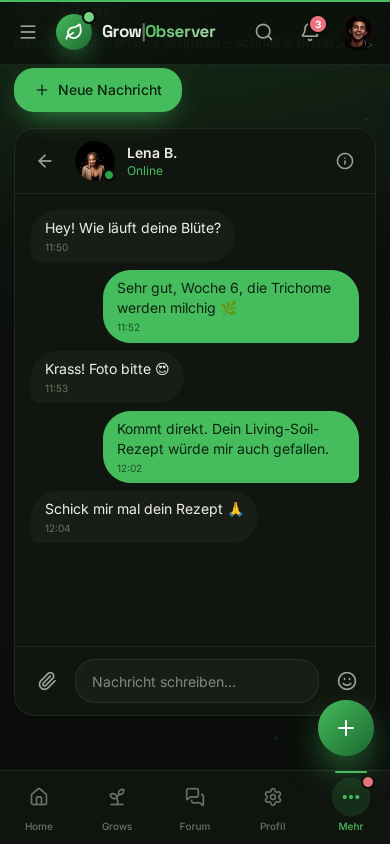
#> input picture promo-kit/screenshots/mobile/chat-f.jpg, 780 x 1688 px (shown at 1/2 size)
$ python make-assets.py
#> lines starting #> are read from the running program, lines starting #| are printed output that depends on the picture; after the words box and inside, x2 and y2 are one past the last pixel; in counts of white or black regions, pixels touching at a corner belong together
# Converts the captured PNGs ($PM/assets) to JPGs in ../screenshots/{mobile,desktop} (desktop resized to 2160 px wide) and builds
# the chat helper images (blank chat frame + 5 message bubbles that the scene pops in one by one).
import os, glob
from PIL import Image, ImageDraw
import numpy as np
PM = os.environ.get("PM", os.path.expanduser("~/.cache/pm"))
KIT = os.path.abspath(os.path.join(os.path.dirname(__file__), ".."))
SRC = f"{PM}/assets/"                      # raw PNGs written by capture.mjs
OUT = os.environ.get("SHOTS", f"{KIT}/screenshots")
MOB, DESK, PARTS = f"{OUT}/mobile/", f"{OUT}/desktop/", f"{OUT}/parts/"
for d in (MOB, DESK, PARTS): os.makedirs(d, exist_ok=True)
for f in sorted(glob.glob(SRC + "*.png")):
    n = os.path.basename(f)[:-4]; im = Image.open(f).convert("RGB")
    if n.startswith("d-"):
        im.resize((2160, 1350), Image.LANCZOS).save(DESK + n + ".jpg", quality=88, optimize=True)
    else:
        im.save(MOB + n + ".jpg", quality=90, optimize=True)
im = Image.open(MOB + "chat-f.jpg").convert("RGB"); a = np.array(im).astype(int); b = a.copy()
#> further down, im is the input picture: PIL image 780x1688 RGB; mean R, G, B 26, 47.4, 28.3
for y in range(405, 1150):
    b[y, 40:745] = a[y, 48:56].mean(axis=0)
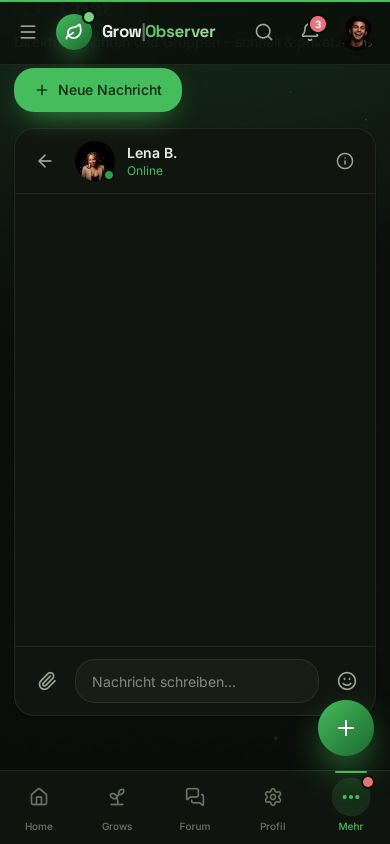
#> b: shape (1688, 780, 3) int64 (shown at 1/2 size); mean R, G, B 18.9, 28.3, 18.8
Image.fromarray(b.astype("uint8")).save(PARTS + "chat-blank-f.jpg", quality=92)
boxes = [(60, 418, 470, 524), (203, 538, 719, 688), (60, 687, 370, 806), (203, 820, 719, 968), (60, 978, 516, 1088)]
S = 4
for k, (x0, y0, x1, y1) in enumerate(boxes):
    w, h = x1 - x0, y1 - y0
    m = Image.new("L", (w * S, h * S), 0)
    ImageDraw.Draw(m).rounded_rectangle((0, 0, w * S - 1, h * S - 1), radius=46 * S, fill=255)
    c = im.crop((x0, y0, x1, y1)).convert("RGBA"); c.putalpha(m.resize((w, h), Image.LANCZOS)); c.save(PARTS + f"chat-m{k}.png")
#> this loop made 5 passes
#> pass 1, `c = im.crop((x0, y0, x1, y1)).convert('RGBA')`:
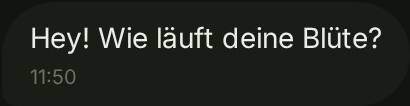
#> c: PIL image 410x106 RGBA; mean R, G, B, A 34.4, 39.3, 32.3, 255
#> pass 1, `c = im.crop((x0, y0, x1, y1)).convert('RGBA')`:
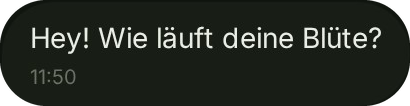
#> saved as chat-m0.png: PIL image 410x106 RGBA; mean R, G, B, A 34.4, 39.3, 32.3, 244.3; transparent parts drawn white
#> after the loop:
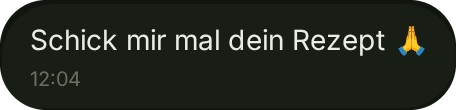
#> c: PIL image 456x110 RGBA; mean R, G, B, A 33.3, 38.1, 30.6, 245.7; transparent parts drawn white
#> after the loop:
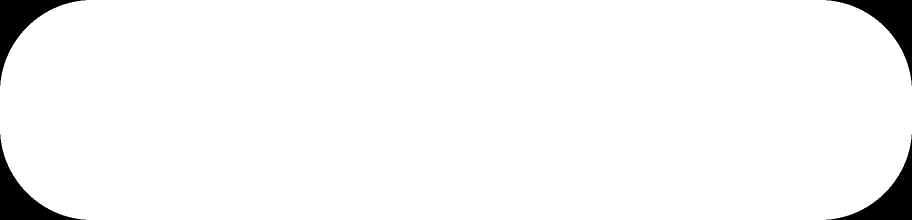
#> m: PIL image 1824x440 L (shown at 1/2 size); 96.4% white; 4 black regions, box (x1, y1, x2, y2) and area: (0, 0, 171, 171) 7320, (1653, 0, 1824, 171) 7320, (0, 269, 171, 440) 7320, (1653, 269, 1824, 440) 7320
print("assets ready in", OUT)
